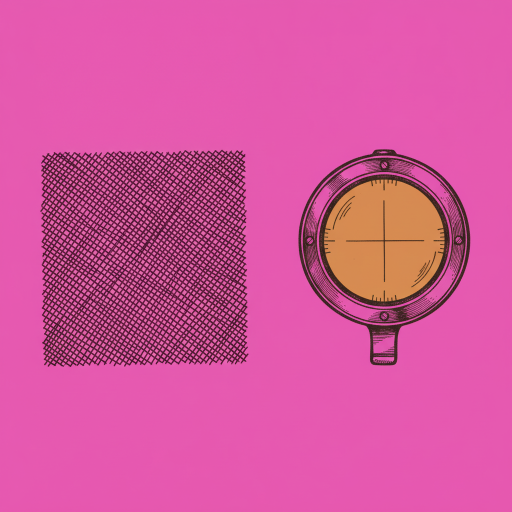
#> input picture scripts/art/source/fog_sheet.png, 1024 x 1024 px (shown at 1/2 size)
$ python split_fog_sheet.py
#> lines starting #> are read from the running program, lines starting #| are printed output that depends on the picture
#!/usr/bin/env python3
"""Turn the nano-banana art sheet into this repo's two authored textures.

    python3 scripts/art/split_fog_sheet.py

Reads ``scripts/art/source/fog_sheet.png`` (one render, two items on a flat
chroma backdrop) and writes:

    data/fog_hatch.png   64x64, seamlessly tileable ink cross-hatch on
                         transparent. Drawn over any truth-board cell the
                         seat to move has not proven, so the fog on the
                         board is literally what the mover cannot see.
    data/lens.png        96x96 ink-and-amber reconnaissance lens on
                         transparent. Drawn at the centre of the sense
                         window in recon-hex-5 while it holds.

Gemini does not return alpha and the "pure green" comes back as *some*
green with a tinted edge, so the backdrop colour is taken as the median of
the image border and every pixel's alpha is its distance from it. The hatch
is made seamless by construction rather than by hope: a square of the
generated hatch is downsampled to 32x32 and mirrored into a 64x64 tile,
which matches itself on all four edges by definition.

Pillow is the only dependency:  python3 -m pip install --user pillow
"""
import pathlib
import statistics

from PIL import Image

ROOT = pathlib.Path(__file__).resolve().parents[2]
SHEET = ROOT / "scripts" / "art" / "source" / "fog_sheet.png"
HATCH_OUT = ROOT / "data" / "fog_hatch.png"
LENS_OUT = ROOT / "data" / "lens.png"

INK = (42, 31, 22)          # --ink from client/chrome.css
HATCH_TILE = 64
LENS_SIZE = 96


def backdrop(image):
    """The chroma colour, as the median of the image border."""
    w, h = image.size
    pixels = image.load()
    edge = []
    for x in range(0, w, 4):
        edge.append(pixels[x, 0])
        edge.append(pixels[x, h - 1])
    for y in range(0, h, 4):
        edge.append(pixels[0, y])
        edge.append(pixels[w - 1, y])
    return tuple(
        int(statistics.median([p[i] for p in edge])) for i in range(3)
    )


def distance(pixel, colour):
    return max(abs(pixel[i] - colour[i]) for i in range(3))


def content_box(image, key, tolerance=42):
    """The bounding box of everything that is not the backdrop."""
    w, h = image.size
    pixels = image.load()
    left, top, right, bottom = w, h, 0, 0
    for y in range(h):
        for x in range(w):
            if distance(pixels[x, y], key) > tolerance:
                left = min(left, x)
                right = max(right, x)
                top = min(top, y)
                bottom = max(bottom, y)
    return left, top, right + 1, bottom + 1


def columns_with_content(image, key, tolerance=42):
    w, h = image.size
    pixels = image.load()
    hits = []
    for x in range(w):
        count = 0
        for y in range(0, h, 2):
            if distance(pixels[x, y], key) > tolerance:
                count += 1
        hits.append(count)
    return hits


def split_panels(image, key):
    """Two items in one row: cut on the widest empty column run."""
    hits = columns_with_content(image, key)
    threshold = max(hits) * 0.04
    runs = []
    start = None
    for x, count in enumerate(hits):
        if count <= threshold:
            if start is None:
                start = x
        elif start is not None:
            runs.append((start, x))
            start = None
    if start is not None:
        runs.append((start, len(hits)))
    interior = [r for r in runs if r[0] > 0 and r[1] < len(hits)]
    if not interior:
        raise SystemExit("could not find a gap between the two panels")
    gap = max(interior, key=lambda r: r[1] - r[0])
    cut = (gap[0] + gap[1]) // 2
    return image.crop((0, 0, cut, image.height)), \
        image.crop((cut, 0, image.width, image.height))


def flood_backdrop(image, key, tolerance=62):
    """The backdrop REGION, flood-filled from the border.

    A distance-to-green alpha ramp eats a full-colour object: the amber
    glass of the lens is only ~50 away from the chroma and comes out at a
    fifth of its opacity. Flooding from the border instead keeps every
    pixel the artwork actually drew at full strength, and lets green
    ACCENTS inside an item survive.
    """
    w, h = image.size
    pixels = image.load()
    outside = bytearray(w * h)
    stack = []
    for x in range(w):
        stack.append((x, 0))
        stack.append((x, h - 1))
    for y in range(h):
        stack.append((0, y))
        stack.append((w - 1, y))
    while stack:
        x, y = stack.pop()
        if x < 0 or y < 0 or x >= w or y >= h:
            continue
        index = y * w + x
        if outside[index]:
            continue
        if distance(pixels[x, y], key) > tolerance:
            continue
        outside[index] = 1
        stack.append((x + 1, y))
        stack.append((x - 1, y))
        stack.append((x, y + 1))
        stack.append((x, y - 1))
    return outside


def despill(pixel, key):
    """Drop the chroma spill an AI render leaves on a keyed EDGE pixel.

    Only edge pixels get this: pulling every pixel toward the non-chroma
    channels would eat a colour the artwork meant (an amber glass against a
    magenta key is mostly red, and red is one of magenta's own channels).
    """
    channels = list(pixel[:3])
    top = max(key)
    dominant = [i for i in range(3) if key[i] >= top - 10]
    others = [i for i in range(3) if i not in dominant]
    if not others:
        return tuple(channels)
    cap = max(channels[i] for i in others)
    for index in dominant:
        if channels[index] > cap:
            channels[index] = int(cap + (channels[index] - cap) * 0.35)
    return tuple(channels)


def cut_out(image, key, tolerance=62):
    """RGBA with the flooded backdrop transparent and the item intact."""
    w, h = image.size
    pixels = image.load()
    outside = flood_backdrop(image, key, tolerance)
    out = Image.new("RGBA", (w, h), (0, 0, 0, 0))
    target = out.load()
    for y in range(h):
        for x in range(w):
            if outside[y * w + x]:
                continue
            # Feather the one-pixel rim so the cut does not read as jagged.
            edge = False
            for dx, dy in ((1, 0), (-1, 0), (0, 1), (0, -1)):
                nx, ny = x + dx, y + dy
                if 0 <= nx < w and 0 <= ny < h and outside[ny * w + nx]:
                    edge = True
                    break
            pixel = pixels[x, y]
            if distance(pixel, key) <= tolerance:
                # An enclosed patch of the chroma colour INSIDE the item is
                # not backdrop -- the flood could not reach it. It is metal
                # the render filled with the key, so it becomes ink, which
                # is what the sheet was asked for in the first place.
                target[x, y] = INK + (255,)
            elif edge:
                target[x, y] = despill(pixel, key) + (170,)
            else:
                target[x, y] = pixel[:3] + (255,)
    return out


def keyed(image, key, ink=None, tolerance=42, full=120):
    """RGBA: alpha rises with the distance from the backdrop colour."""
    w, h = image.size
    pixels = image.load()
    out = Image.new("RGBA", (w, h), (0, 0, 0, 0))
    target = out.load()
    for y in range(h):
        for x in range(w):
            pixel = pixels[x, y]
            gap = distance(pixel, key)
            if gap <= tolerance:
                continue
            alpha = min(255, int(255 * (gap - tolerance) / (full - tolerance)))
            target[x, y] = (ink or pixel[:3]) + (alpha,)
    return out


def mirror_tile(square):
    """A 32x32 quarter mirrored into a 64x64 tile: seamless by construction."""
    half = HATCH_TILE // 2
    quarter = square.resize((half, half), Image.LANCZOS)
    tile = Image.new("RGBA", (HATCH_TILE, HATCH_TILE), (0, 0, 0, 0))
    tile.paste(quarter, (0, 0))
    tile.paste(quarter.transpose(Image.FLIP_LEFT_RIGHT), (half, 0))
    tile.paste(quarter.transpose(Image.FLIP_TOP_BOTTOM), (0, half))
    tile.paste(
        quarter.transpose(Image.FLIP_LEFT_RIGHT)
        .transpose(Image.FLIP_TOP_BOTTOM), (half, half))
    return tile


def main():
    sheet = Image.open(SHEET).convert("RGB")
#> sheet is the input picture: PIL image 1024x1024 RGB; mean R, G, B 211.4, 84.6, 156.6
    key = backdrop(sheet)
#> after the loop in backdrop, `for x in range(0, w, 4):`: edge = 512 items, first 6: (230, 86, 173), (233, 85, 176), (229, 90, 177), (231, 88, 177), (230, 89, 177), (228, 88, 174)
#> after the loop in backdrop, `for y in range(0, h, 4):`: edge = 1024 items, first 6: (230, 86, 173), (233, 85, 176), (229, 90, 177), (231, 88, 177), (230, 89, 177), (228, 88, 174)
#> key = (230, 89, 176)
    left, right = split_panels(sheet, key)
#> in split_panels, `hits = columns_with_content(image, key)`: hits = 1024 values, max 202 at index 791, min 0 at index 0, mean 90.79
#> in split_panels, `threshold = max(hits) * 0.04`: threshold = 8.08
#> after the loop in split_panels, `for x, count in enumerate(hits):`: runs = [(0, 83), (495, 597)]; start = 941
#> in split_panels, `interior = [r for r in runs if r[0] > 0 and r[1] < len(hits)]`: interior = [(495, 597)]
#> in split_panels, `gap = max(interior, key=lambda r: r[1] - r[0])`: gap = (495, 597)
#> in split_panels, `cut = (gap[0] + gap[1]) // 2`: cut = 546
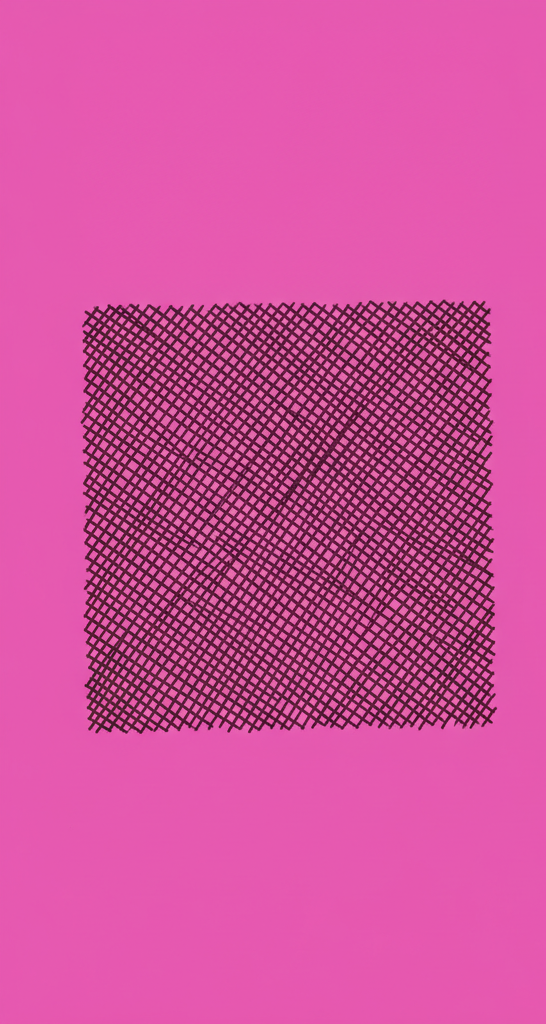
#> left: PIL image 546x1024 RGB; mean R, G, B 205.8, 79.8, 155
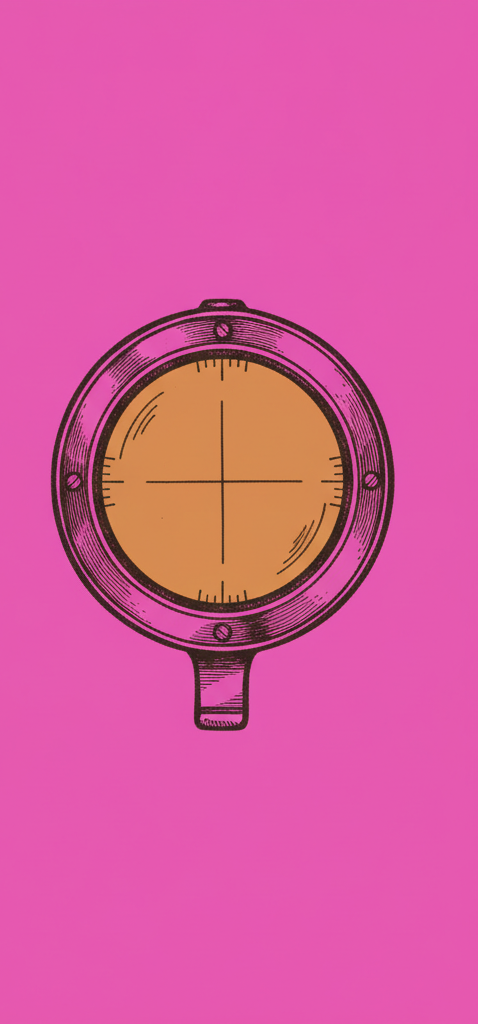
#> right: PIL image 478x1024 RGB; mean R, G, B 217.9, 90, 158.4

    # ---- the hatch ---------------------------------------------------------
    box = content_box(left, key)
#> box = (80, 299, 497, 734)
    hatch = left.crop(box)
    # Bite well inside the drawn square so the ragged outer edge of the
    # patch never lands in a tile.
    side = min(hatch.size)
#> side = 417
    inset = int(side * 0.18)
#> inset = 75
    hatch = hatch.crop((inset, inset, inset + side - 2 * inset,
                        inset + side - 2 * inset))
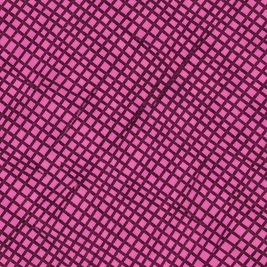
#> hatch: PIL image 267x267 RGB; mean R, G, B 152.4, 59.7, 108.9
    tile = mirror_tile(keyed(hatch, key, ink=INK, tolerance=30, full=110))
#> in keyed, `out = Image.new("RGBA", (w, h), (0, 0, 0, 0))`: out: PIL image 267x267 RGBA; every value is 0
#> in mirror_tile, `half = HATCH_TILE // 2`: half = 32
#> in mirror_tile, `tile = Image.new("RGBA", (HATCH_TILE, HATCH_TILE), (0, 0, 0, 0))`: tile: PIL image 64x64 RGBA; every value is 0
#> in mirror_tile, `tile.paste( quarter.transpose(Image.FLIP_LEFT_RIGHT) .transpose(Image...`:
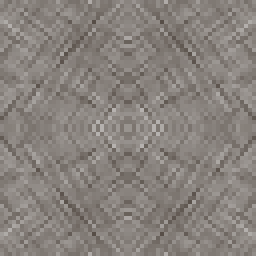
#> tile: PIL image 64x64 RGBA (shown 4 times larger); mean R, G, B, A 41.5, 30.6, 21.5, 141.6; transparent parts drawn white
    tile.save(HATCH_OUT)

    # ---- the lens ----------------------------------------------------------
    box = content_box(right, key)
#> box = (51, 298, 395, 731)
    lens = right.crop(box)
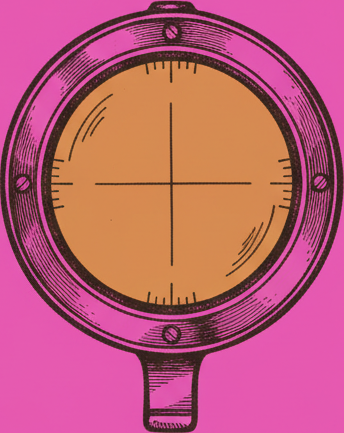
#> lens: PIL image 344x433 RGB; mean R, G, B 190.1, 93, 117.8
    side = max(lens.size)
#> side = 433
    square = Image.new("RGB", (side, side), key)
    square.paste(lens, ((side - lens.width) // 2, (side - lens.height) // 2))
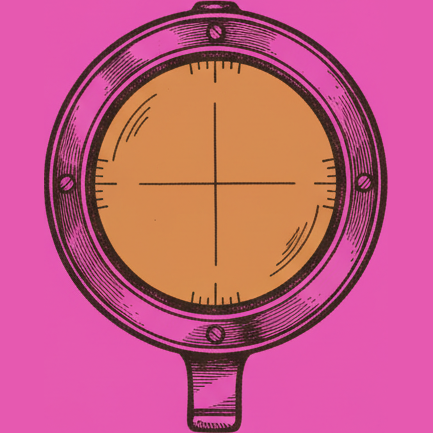
#> square: PIL image 433x433 RGB; mean R, G, B 198.3, 92.1, 129.8
    lens = cut_out(square, key)
#> after the loop in flood_backdrop, `while stack:`: stack = []
#> in cut_out, `out = Image.new("RGBA", (w, h), (0, 0, 0, 0))`: out: PIL image 433x433 RGBA; every value is 0
#> the loop in cut_out, `for y in range(h):` made 433 passes
#> lens: PIL image 433x433 RGBA
    lens = lens.resize((LENS_SIZE, LENS_SIZE), Image.LANCZOS)
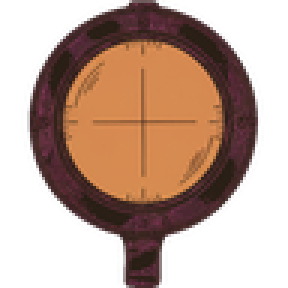
#> lens: PIL image 96x96 RGBA (shown 3 times larger); mean R, G, B, A 73, 45.7, 32.5, 134.1; transparent parts drawn white
    lens.save(LENS_OUT)

    for path in (HATCH_OUT, LENS_OUT):
        with Image.open(path) as done:
            print(f"wrote {path.relative_to(ROOT)} {done.size} {done.mode} "
                  f"({path.stat().st_size} bytes)")
#| wrote data/fog_hatch.png (64, 64) RGBA (7585 bytes)


if __name__ == "__main__":
    main()
